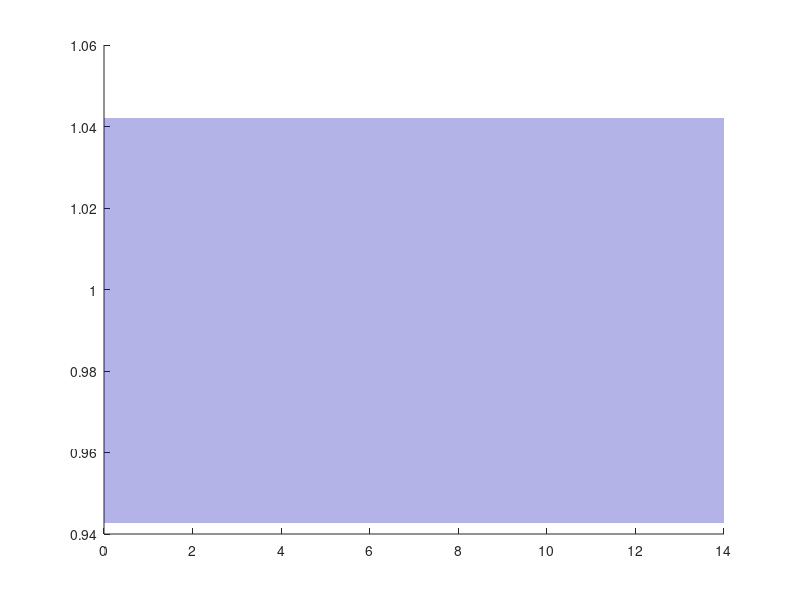

The MATLAB source for this figure: (Note: this script raises an error after producing the figure.)
t = 0:0.01:14;

lambda = [-0.5, -0.5, -10];

num = abs(prod(lambda));
den = poly(lambda);
sys = tf(num, den);
[y, t_out] = step(sys, t);

y_inf = y(end);

[y_max, idx_max] = max(y);
Mp = (y_max - y_inf) / y_inf * 100;
t_max = t_out(idx_max);

lower_bound = 0.95 * y_inf;
upper_bound = 1.05 * y_inf;

tp_index = find((y < lower_bound) | (y > upper_bound), 1, 'last');
if isempty(tp_index)
    tp = 0;
else
    if tp_index + 1 <= length(t_out)
        tp = t_out(tp_index + 1);
    else
        tp = t_out(end);
    end
end

figure('Color', 'white', 'Position', [100, 100, 700, 350]);
hold on;

x_fill = [t_out(:); flipud(t_out(:))];
y_fill = [upper_bound*ones(size(t_out(:))); flipud(lower_bound*ones(size(t_out(:))))];
h_fill = fill(x_fill, y_fill, [0, 0, 0.7], 'FaceAlpha', 0.3, 'EdgeColor', 'none');

uistack(h_fill, 'bottom')

h_plot = plot(t_out, y, 'b-', 'LineWidth', 2.5, 'Color', [0, 0, 0.7]);

if tp > 0
    h_tp = plot([tp, tp], [0, lower_bound], 'r--', 'LineWidth', 1.5, 'Color', [0.8, 0, 0]);

    text(tp+0.2, -0.011, sprintf('t_p', tp), ...
     'HorizontalAlignment', 'center', 'VerticalAlignment', 'top', ...
     'FontSize', 12, 'Color', [0.8, 0, 0], 'FontWeight', 'bold');
end

h_yinf = plot([0, t_out(end)], [y_inf, y_inf], 'k--', 'LineWidth', 1.5);

text(-0.5, y_inf, sprintf('y_{∞}', y_inf), ...
     'HorizontalAlignment', 'right', 'VerticalAlignment', 'middle', ...
     'FontSize', 12, 'Color', 'black', 'FontWeight', 'bold');

hold off;

ax = gca;
ax.LineWidth = 1.5;
ax.FontSize = 14;
ax.FontName = 'DejaVuMathTeXGyre';
ax.XColor = [0.3, 0.3, 0.3];
ax.YColor = [0.3, 0.3, 0.3];
grid on; grid minor;
ax.GridColor = [0.9, 0.9, 0.9];
ax.GridAlpha = 0.4;
ax.MinorGridColor = [0.95, 0.95, 0.95];
ax.MinorGridAlpha = 0.2;
box on;

ylim([-0.02, 1.1]); 
xlim([0, t_out(end)]); 

xlabel('Time');
ylabel('Amplitude');

if tp > 0
    legend([h_plot, h_fill, h_yinf, h_tp], ...
           'Step response', '±5% region', ...
           sprintf('y_{∞} = %.2f', y_inf), ...
           sprintf('t_p = %.2f s', tp), ...
           'Location', 'southeast');
else
    legend([h_plot, h_fill, h_yinf], ...
           'Step response', '±5% region', ...
           sprintf('y_{∞} = %.2f', y_inf), ...
           'Location', 'southeast');
end

exportgraphics(gcf, '../../images/task2/y3.png', 'Resolution', 300);

fprintf('\n==== Результаты ====\n');
fprintf('Полюса:                 %s\n', mat2str(lambda));
fprintf('Установившееся значение: %.4f\n', y_inf);
fprintf('Перерегулирование:       %.2f %%\n', Mp);
fprintf('Время перехода (5%%):     %.2f сек\n', tp);

%%%%%%%%%%%%%%%%%%%%%%%%%%%%%%%%%%%%%%%%%%%%%%%%%%%%%%%%%%%

figure('Color', 'white', 'Position', [100, 100, 550, 300]); 
% plot(real(lambda), imag(lambda), 'o', 'MarkerSize', 10, ...
%     'MarkerFaceColor', [0.0, 0.0, 0.7], 'MarkerEdgeColor', 'black', 'LineWidth', 1.5);

colors = {[0, 0, 0.7], [0.8, 0.2, 0.2], [0, 0.5, 0.4]};

hold on
for k = 1:length(lambda)
    plot(real(lambda(k)), imag(lambda(k)), 'o', ...
        'MarkerSize', 10, ...
        'MarkerFaceColor', colors{k}, ...
        'MarkerEdgeColor', 'k', ...
        'LineWidth', 1.5);
end
hold off

grid on; 
axis equal; 
ax = gca;

ax.Box = 'off'; 
ax.XAxisLocation = 'origin'; 
ax.YAxisLocation = 'origin'; 

ax.LineWidth = 1.5; 
ax.FontSize = 12; 
ax.FontName = 'DejaVuMathTeXGyre'; 
ax.XColor = [0.3, 0.3, 0.3]; 
ax.YColor = [0.3, 0.3, 0.3];

grid on; 
grid minor; 
ax.GridColor = [0.9, 0.9, 0.9]; 
ax.GridAlpha = 0.4; 
ax.MinorGridColor = [0.95, 0.95, 0.95]; 
ax.MinorGridAlpha = 0.2;

xlabel('Re(\lambda)');
ylabel('Im(\lambda)');

xlim([-10.5, 10.25]); 
ylim([-10.25, 10.24]); 

ax.TickDir = 'in';

ax.XTick = -10:5:10; 
ax.YTick = -10:5:10;

ax.XAxis.Label.FontSize = 13;
ax.YAxis.Label.FontSize = 13;

hold on;

arrowColor = [0.3, 0.3, 0.3];
arrowSize = 0.7; 

x_arrow_x = [9.75, 10.25, 9.75, 9.75]; 
x_arrow_y = [arrowSize/2, 0, -arrowSize/2, arrowSize/2];
fill(x_arrow_x, x_arrow_y, arrowColor, 'EdgeColor', arrowColor, 'LineWidth', 1);

y_arrow_x = [arrowSize/2, 0, -arrowSize/2, arrowSize/2];
y_arrow_y = [9.75, 10.25, 9.75, 9.75];  
fill(y_arrow_x, y_arrow_y, arrowColor, 'EdgeColor', arrowColor, 'LineWidth', 1);

hold off;



exportgraphics(gcf, '../../images/task2/lambda3.png', 'Resolution', 300);
